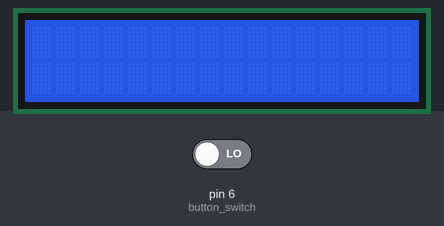
The sketch below on a simulated Arduino Uno, built with avr-gcc and run on an emulated ATmega328P. On the bench: 16×2 character LCD. The inputs (shaded band) are chosen by the test bench; at power-on: pin 6 (button_switch) LOW. What the sketch prints to the serial monitor is not drawn.

Above: at 1.2 s.
1.3 s: pin 6 (button_switch) driven HIGH
At 10.6 s:
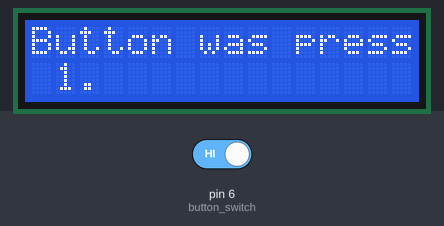
11.5 s: pin 6 (button_switch) driven LOW
21.5 s: pin 6 (button_switch) driven HIGH
At 30.9 s:
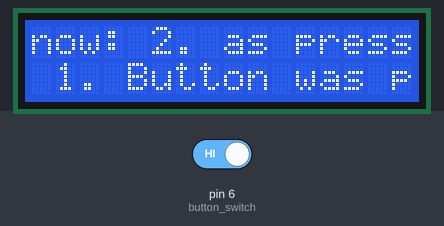
At 41.1 s:
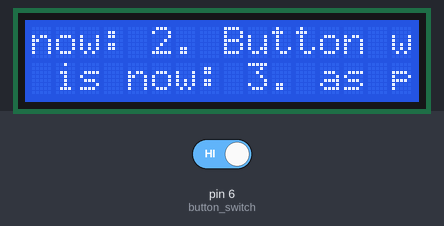
Timing chart, 0 to 42.6 s (numbered marks = the images above; inputs shaded):
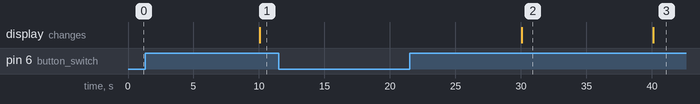

The sketch:

button_switch_test.ino
```cpp
/*Button Switch test.
    *Discriptoin:
        * Test the button switch.

    *The circuit:
        * Bluetooth connecter  pin to Arduino digital pin 6
        * Button Switch power pin to Arduino  Anolog pin 5V
        * Button Switch  GND pin to Arduino Anolog GND
        * Resister 220
        * LCD RS pin to digital pin 12
        * LCD Enable pin to digital pin 11
        * LCD D4 pin to digital pin 5
        * LCD D5 pin to digital pin 4
        * LCD D6 pin to digital pin 3
        * LCD D7 pin to digital pin 2
        * LCD R/W pin to ground
        * 10K resistor:
        * ends to +5V and ground
        *
*/
// include the library code:
#include <LiquidCrystal.h>
#include <SoftwareSerial.h>
#include <Adafruit_NeoPixel.h>
#include <FastLED.h>

// a digital pin on the arduino to read in when the button switch has been press.
#define button_switch 6
int count = 0;
int button_press = 0;
// initialize any needed LCD interface pin, bluethooth module pin, button switch, and LED.
// with the arduino pin number it is connected to
const int rs = 12, en = 11, d4 = 5, d5 = 4, d6 = 3, d7 = 2;

LiquidCrystal lcd(rs, en, d4, d5, d6, d7);

void setup() {
  // Starting up the input devices:
  pinMode(button_switch, INPUT);

  //Starting up the lcd and Serial
  Serial.begin(9600);
  lcd.begin(16,2);

}

void loop() {
  // steting up the button switch to increase the count.
  button_press = digitalRead(button_switch);

  //test to see if it was press.
  if(button_press == HIGH){
    count++;

    //Serial Print outs
    Serial.print("Button was press. ");
    Serial.print("value of count is now: ");
    Serial.print(count);
    Serial.print(".");
    Serial.print('\n');

    //lcd print outs
    lcd.print("Button was press. ");
    lcd.print("value of count is now: ");
    lcd.print(count);
    lcd.print(".");
    lcd.print('\n');
  }
  button_press = LOW;
  delay(10000);

}
```

Measured:
- after the input at 1.3 s, the display: changes after 8.8 s (image 1)
- after the input at 11.5 s, every drawn part: stays the same
- after the input at 21.5 s, the display: changes after 8.6 s (image 2)
- what the display in image 2 shows lasts 10.0 s, from 30.1 s to 40.1 s
